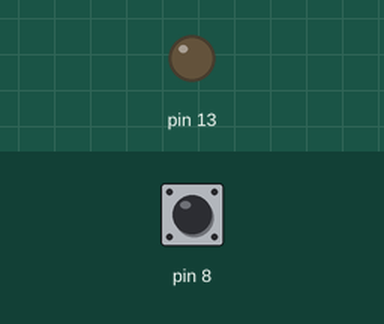
Recording of a sketch running on a simulated Arduino Uno, built with avr-gcc and run on an emulated ATmega328P. Parts: output pins drawn as LEDs (lit = HIGH). The test bench sets the inputs (shaded band); at power-on: pin 8 HIGH.

Above: at 1.2 s.
1.3 s: pin 8 pulled LOW for 0.15 s
At 2.0 s:
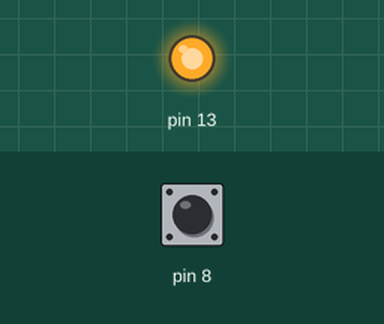
2.9 s: pin 8 pulled LOW for 1 s
At 3.2 s:
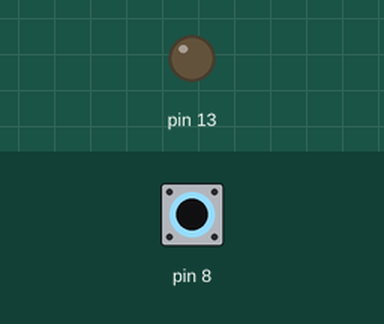
5.4 s: pin 8 pulled LOW for 3.2 s
At 6.3 s:
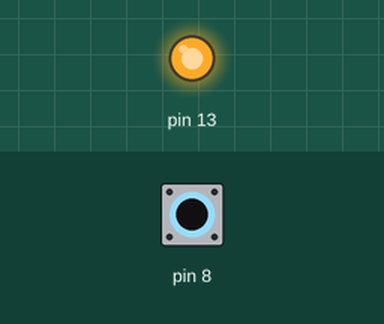
Timing chart, 0 to 8.4 s (numbered marks = the images above; inputs shaded):
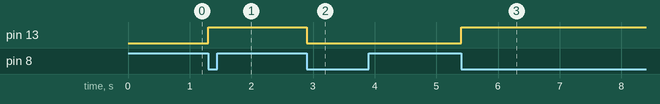

The sketch:

LEDToggleButton.ino
```cpp
/*
  PROJE: Buton Kontrollü LED Açılıp Kapanış
  AÇIKLAMA: Pin 8 butonuna basıldığında LED13 (PIN 13) açılıp kapatılır
  Buton basılı iken LED durumunu değiştirir
  KULLANILAN BILEŞENLER: Buton (push-button), LED
  NOTLAR: Basit giriş/çıkış demo projesi
*/

bool Yazan = 0;
void setup() {
  pinMode(13, OUTPUT);

  pinMode(8, INPUT_PULLUP);
  //pinMode(9, INPUT_PULLUP);
}

void loop() {
  if (!digitalRead(8)) {
    Yazan = !Yazan;
    digitalWrite(13, Yazan);
    while (!digitalRead(8))
    {
      delay(1);
    }
  }

}
```

Measured:
- after the input at 1.3 s, pin 13: LOW → HIGH at once
- after the input at 2.9 s, pin 13: HIGH → LOW at once
- after the input at 5.4 s, pin 13: LOW → HIGH at once
